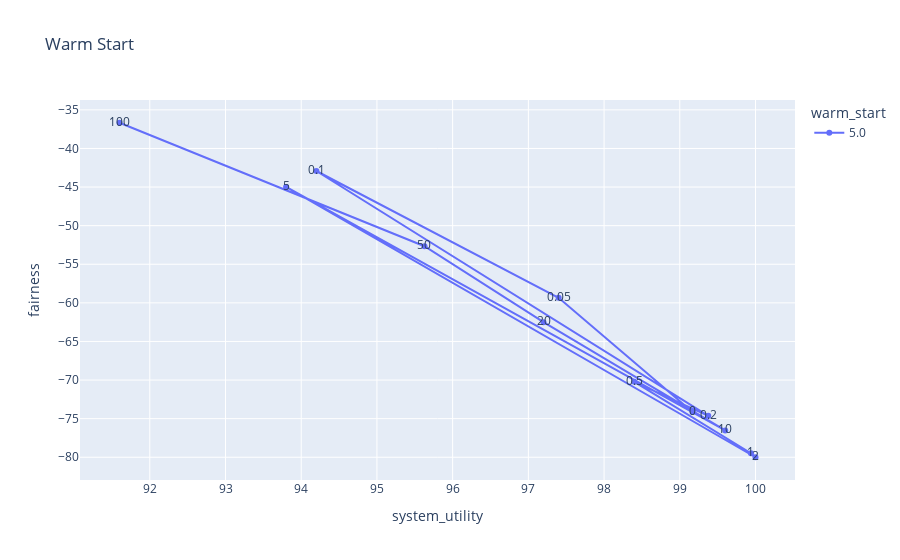
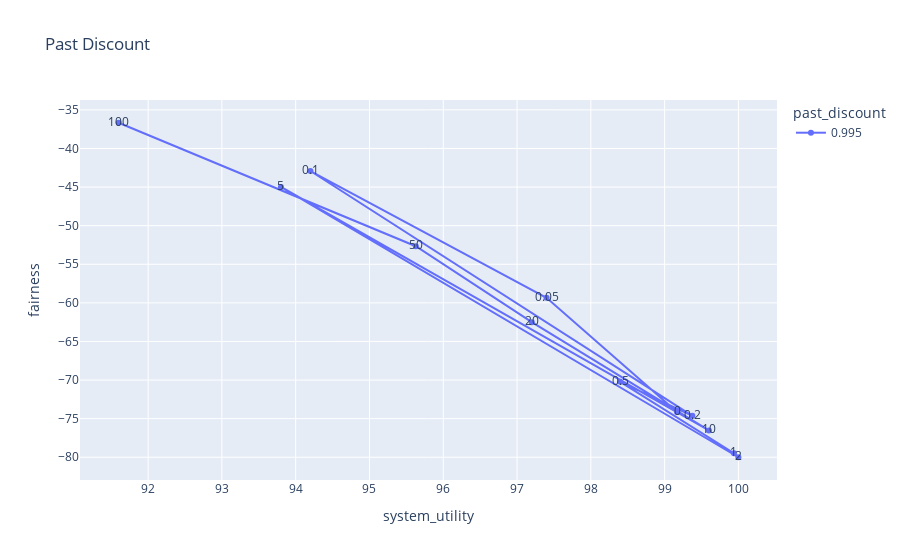

Write notebook code for charts like these, in order.
### Code cell
new_df = df.groupby(['warm_start', 'learning_beta']).mean()
new_df = new_df.reset_index()
px.line(new_df, x='system_utility', y='fairness', color='warm_start', title='Warm Start', text='learning_beta', markers=True).show()
new_df = df.groupby(['past_discount', 'learning_beta']).mean()
new_df = new_df.reset_index()
px.line(new_df, x='system_utility', y='fairness', color='past_discount', title='Past Discount', text='learning_beta', markers=True).show()

### Figure 1 — Plotly figure (JSON) as saved in the notebook; plotly's stock layout.template omitted (floating-point values rounded to 4 significant figures)
{"data": [{"hovertemplate": "warm_start=5.0<br>system_utility=%{x}<br>fairness=%{y}<br>learning_beta=%{text}<extra></extra>", "legendgroup": "5.0", "line": {"color": "#636efa", "dash": "solid"}, "marker": {"symbol": "circle"}, "mode": "markers+text+lines", "name": "5.0", "orientation": "v", "showlegend": true, "text": [0, 0.05, 0.1, 0.2, 0.5, 1, 2, 5, 10, 20, 50, 100], "type": "scatter", "x": [99.17, 97.4, 94.2, 99.38, 98.4, 99.94, 100, 93.8, 99.6, 97.2, 95.63, 91.6], "xaxis": "x", "y": [-74.14, -59.34, -42.92, -74.64, -70.24, -79.48, -80.0, -44.98, -76.53, -62.51, -52.67, -36.67], "yaxis": "y"}], "layout": {"legend": {"title": {"text": "warm_start"}, "tracegroupgap": 0}, "title": {"text": "Warm Start"}, "xaxis": {"anchor": "y", "domain": [0, 1], "title": {"text": "system_utility"}}, "yaxis": {"anchor": "x", "domain": [0, 1], "title": {"text": "fairness"}}}}

### Figure 2 — Plotly figure (JSON) as saved in the notebook; plotly's stock layout.template omitted (floating-point values rounded to 4 significant figures)
{"data": [{"hovertemplate": "past_discount=0.995<br>system_utility=%{x}<br>fairness=%{y}<br>learning_beta=%{text}<extra></extra>", "legendgroup": "0.995", "line": {"color": "#636efa", "dash": "solid"}, "marker": {"symbol": "circle"}, "mode": "markers+text+lines", "name": "0.995", "orientation": "v", "showlegend": true, "text": [0, 0.05, 0.1, 0.2, 0.5, 1, 2, 5, 10, 20, 50, 100], "type": "scatter", "x": [99.17, 97.4, 94.2, 99.38, 98.4, 99.94, 100, 93.8, 99.6, 97.2, 95.63, 91.6], "xaxis": "x", "y": [-74.14, -59.34, -42.92, -74.64, -70.24, -79.48, -80.0, -44.98, -76.53, -62.51, -52.67, -36.67], "yaxis": "y"}], "layout": {"legend": {"title": {"text": "past_discount"}, "tracegroupgap": 0}, "title": {"text": "Past Discount"}, "xaxis": {"anchor": "y", "domain": [0, 1], "title": {"text": "system_utility"}}, "yaxis": {"anchor": "x", "domain": [0, 1], "title": {"text": "fairness"}}}}
